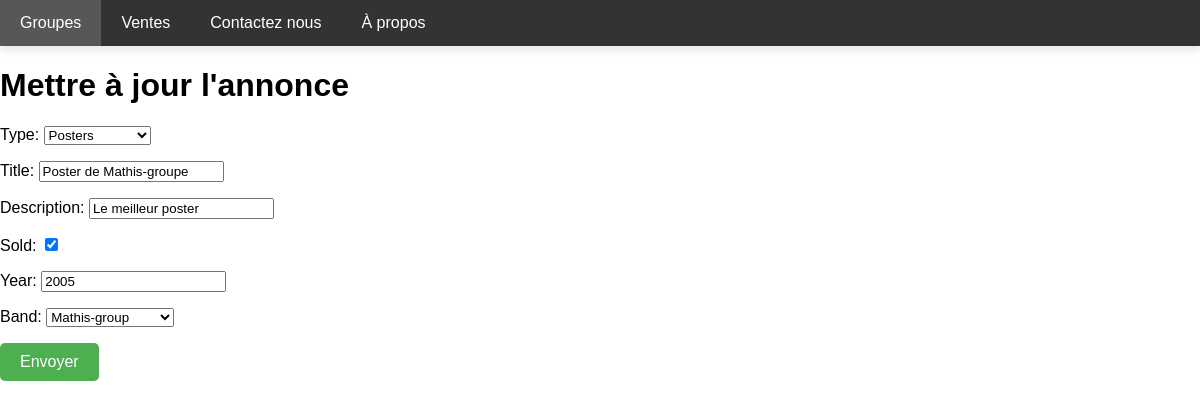
/listings/4/change/, run on the app's committed database.
### listings/models.py (models this page shows)
class Listing(models.Model):
    class Type(models.TextChoices):
        RECORDS = 'RC'
        CLOTHING = 'CL'
        POSTERS = 'PS'
        MISCELLANEOUS = 'MS'
    type = models.CharField(choices=Type.choices, max_length=5)
    title = models.CharField(max_length=100)
    description = models.CharField(max_length=500)
    sold = models.BooleanField(default=False)
    year = models.IntegerField(blank=True, null=True)
    band = models.ForeignKey(Band, null=True, on_delete=models.SET_NULL)

### listings/views.py (the view)
# urls.py: path('listings/<int:id>/change/', views.listing_update, name='listing_update'),
def listing_update(request, id):
    listing = get_object_or_404(Listing, id=id)
    if request.method == 'POST':
        form = ListingForm(request.POST, instance=listing)
        if form.is_valid():
            form.save()
            return redirect('listing_detail', id=listing.id)
    else:
        form = ListingForm(instance=listing)
    return render(request, 'listings/listing_update.html', {'form': form})

### listings/forms.py
class ListingForm(forms.ModelForm):
    class Meta:
        model = Listing
        fields = '__all__'

### listings/models.py (called while the page is built)
    def __str__(self):
        return f'{self.name}'

### listings/templates/listings/listing_update.html (shortened to what this page needs)
{% extends 'listings/base.html' %}
{% block content %}
  <h1>Mettre à jour l'annonce</h1>
  <form action="" method="post">
    {{ form.as_p }}
    <button class="styled" type="submit">Envoyer</button>
  </form>
{% endblock %}

### listings/static/listings/styles.css (style rules this page uses)
body { font-family: Arial, sans-serif; margin: 0; padding: 0; }
.styled { background-color: #4CAF50; color: white; padding: 10px 20px; font-size: 16px; border: none; border-radius: 5px; cursor: pointer; }

### data on the page
Listing: type "Posters", title "Poster de Mathis-groupe", description "Le meilleur poster", sold "☑", year "2005", band "Mathis-group"
